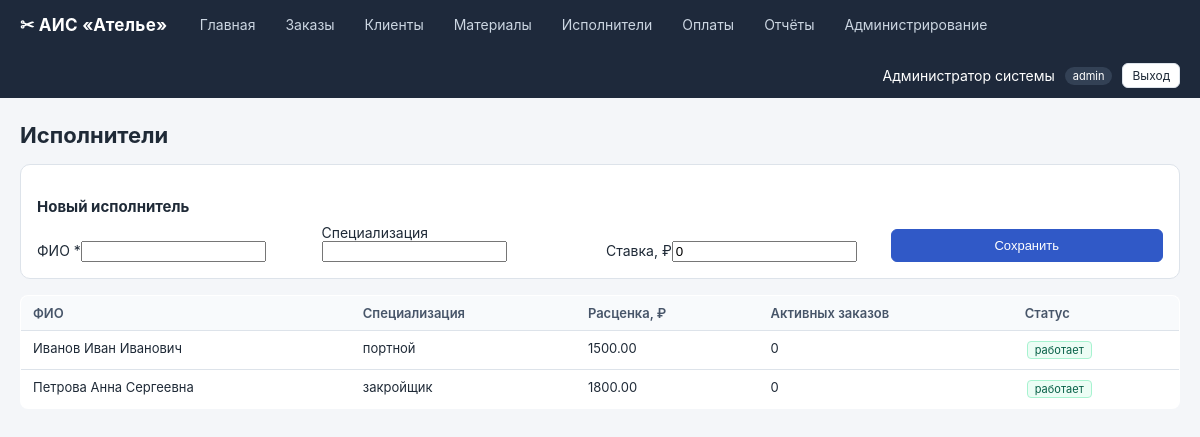
/workers/ (signed in), run on the app's committed database.
### tables this page shows
CREATE TABLE users (
    id INTEGER PRIMARY KEY AUTOINCREMENT,
    username TEXT UNIQUE NOT NULL,
    full_name TEXT NOT NULL,
    password_hash TEXT NOT NULL,
    role TEXT NOT NULL DEFAULT 'receptionist',
    is_active INTEGER NOT NULL DEFAULT 1,
    created_at TEXT DEFAULT CURRENT_TIMESTAMP
);

CREATE TABLE workers (
    id INTEGER PRIMARY KEY AUTOINCREMENT,
    full_name TEXT NOT NULL,
    specialization TEXT,
    rate REAL DEFAULT 0,
    is_active INTEGER NOT NULL DEFAULT 1
);

### blueprints/workers.py (the view)
@bp.route('/')
@login_required
def index():
    items = q("SELECT * FROM workers ORDER BY full_name")
    for w in items:
        cnt = q("SELECT COUNT(*) c FROM orders WHERE worker_id=? "
                "AND is_deleted=0 AND status NOT IN ('выдан','отменён')",
                (w['id'],), one=True)['c']
        w['load'] = cnt
    return render_template('workers.html', workers=items)

### db.py (called while the page is built)
def get_db():
    if 'db' not in g:
        g.db = sqlite3.connect(Config.DATABASE)
        g.db.row_factory = sqlite3.Row
        g.db.execute('PRAGMA foreign_keys = ON')
    return g.db

def q(sql, params=(), one=False):
    cur = get_db().execute(sql, params)
    rows = cur.fetchall()
    cur.close()
    if one:
        return dict(rows[0]) if rows else None
    return [dict(r) for r in rows]

### utils.py (called while the page is built)
def current_user():
    uid = session.get('user_id')
    if not uid:
        return None
    u = q('SELECT * FROM users WHERE id = ?', (uid,), one=True)
    if not u or not u['is_active']:
        session.pop('user_id', None)
        return None
    return u

def login_required(f):
    @wraps(f)
    def wrapper(*a, **kw):
        if not current_user():
            return redirect(url_for('auth.login', next=request.path))
        return f(*a, **kw)
    return wrapper

def has_role(*roles):
    u = current_user()
    return bool(u and u['role'] in roles)

### templates/workers.html (shortened to what this page needs)
{% extends "base.html" %}
{% block content %}
<h1>Исполнители</h1>
{% if has_role('admin') %}
<div class="card">
  <h3>Новый исполнитель</h3>
  <form method="post" action="{{ url_for('workers.new') }}" class="form-grid">
    <label>ФИО *<input name="full_name" required maxlength="128"></label>
    <label>Специализация<input name="specialization" maxlength="64"></label>
    <label>Ставка, ₽<input type="number" step="0.01" name="rate" value="0" min="0"></label>
    <button class="btn btn-primary" type="submit">Сохранить</button>
  </form>
</div>
{% endif %}
<table class="table">
<thead><tr><th>ФИО</th><th>Специализация</th><th>Расценка, ₽</th>
<th>Активных заказов</th><th>Статус</th></tr></thead>
<tbody>
{% for w in workers %}
<tr>
  <td>{{ w.full_name }}</td>
  <td>{{ w.specialization or '—' }}</td>
  <td>{{ '%.2f'|format(w.rate) }}</td>
  <td>{{ w.load }}</td>
  <td>{% if w.is_active %}<span class="chip chip-ok">работает</span>
      {% else %}<span class="chip">неактивен</span>{% endif %}</td>
</tr>
{% endfor %}
</tbody>
</table>
{% endblock %}

### templates/base.html (shortened to what this page needs)
<!doctype html>
<html lang="ru">
<head>
<link rel="stylesheet" href="{{ url_for('static', filename='css/style.css') }}">
</head>
<body>
{% if current_user %}
<header class="topbar">
  <div class="brand">✂ АИС «Ателье»</div>
  <nav>
    <a href="{{ url_for('dashboard.index') }}">Главная</a>
    <a href="{{ url_for('orders.index') }}">Заказы</a>
    <a href="{{ url_for('clients.index') }}">Клиенты</a>
    <a href="{{ url_for('materials.index') }}">Материалы</a>
    <a href="{{ url_for('workers.index') }}">Исполнители</a>
    <a href="{{ url_for('payments.index') }}">Оплаты</a>
    {% if has_role('admin','director') %}
    <a href="{{ url_for('reports.index') }}">Отчёты</a>
    {% endif %}
    {% if has_role('admin') %}
    <a href="{{ url_for('admin.index') }}">Администрирование</a>
    {% endif %}
  </nav>
  <div class="user">
    {{ current_user.full_name }} <span class="role">{{ current_user.role }}</span>
    <a href="{{ url_for('auth.logout') }}" class="btn btn-small">Выход</a>
  </div>
</header>
{% endif %}
<main class="container">
  {% block content %}{% endblock %}
</main>
</body>
</html>

### static/css/style.css (style rules this page uses)
:root { --bg: #f4f6f9; --card: #ffffff; --border: #dde3ea; --text: #1f2a37; --muted: #6b7280; --primary: #3059c7; --primary-h: #2347a6; --ok: #1f9d55; --warn: #d97706; --err: #dc2626; }
* { box-sizing: border-box; }
body { margin: 0; font-family: -apple-system, "Segoe UI", Roboto, Arial, sans-serif; background: var(--bg); color: var(--text); font-size: 14px; }
a { color: var(--primary); text-decoration: none; }
.topbar { background: #1e293b; color: #fff; display: flex; align-items: center; padding: 10px 20px; gap: 24px; flex-wrap: wrap; }
.topbar .brand { font-size: 17px; font-weight: 700; letter-spacing: .3px; }
.topbar nav { display: flex; gap: 14px; flex-wrap: wrap; }
.topbar nav a { color: #cbd5e1; padding: 6px 8px; border-radius: 6px; }
.topbar .user { margin-left: auto; display: flex; align-items: center; gap: 10px; }
.topbar .role { background: #334155; padding: 2px 8px; border-radius: 999px; font-size: 11px; }
.container { max-width: 1280px; margin: 24px auto; padding: 0 20px; }
h1 { font-size: 22px; margin: 0 0 16px; }
h3 { font-size: 15px; margin: 16px 0 8px; }
.card { background: var(--card); border: 1px solid var(--border); border-radius: 10px; padding: 16px; margin-bottom: 16px; }
.form-grid { display: grid; grid-template-columns: repeat(auto-fit, minmax(200px, 1fr)); gap: 12px; align-items: end; }
.btn { display: inline-block; padding: 8px 14px; border: 1px solid var(--border); border-radius: 6px; background: #fff; cursor: pointer; font-size: 13px; color: var(--text); text-decoration: none; }
.btn-primary { background: var(--primary); color: #fff; border-color: var(--primary); }
.btn-small { padding: 4px 9px; font-size: 12px; }
.table { width: 100%; border-collapse: collapse; background: #fff; border-radius: 8px; overflow: hidden; border: 1px solid var(--border); }
.table th, .table td { padding: 9px 12px; text-align: left; border-bottom: 1px solid var(--border); font-size: 13px; vertical-align: top; }
.table th { background: #f8fafc; font-weight: 600; color: #475569; }
.table tr:last-child td { border-bottom: none; }
.chip { display: inline-block; background: #f1f5f9; border: 1px solid var(--border); padding: 1px 7px; border-radius: 4px; font-size: 11px; margin: 1px 2px; }
.chip-ok { background: #ecfdf5; border-color: #a7f3d0; color: #065f46; }

### data on the page
users: full_name "Администратор системы", role "admin"
workers: full_name "Иванов Иван Иванович", specialization "портной", rate "1500.00", load "0", is_active "работает"
workers: full_name "Петрова Анна Сергеевна", specialization "закройщик", rate "1800.00", load "0", is_active "работает"
